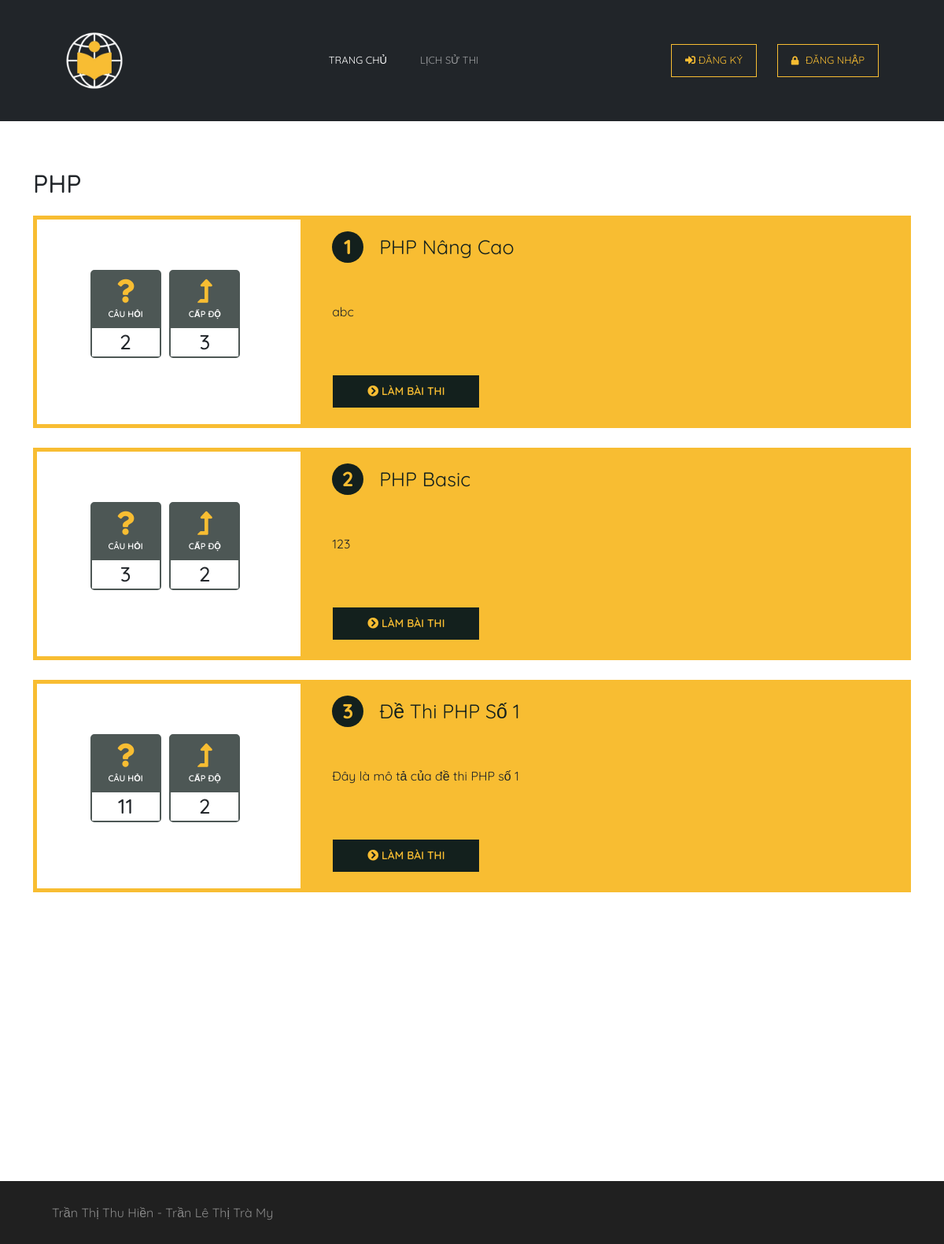
/?url=subject/execute/8, run on the app's committed database.
### tables this page shows
CREATE TABLE `theme` (
  `theme_id` smallint(10) NOT NULL,
  `name` varchar(255) NOT NULL,
  `description` text NOT NULL,
  `created_at` timestamp NOT NULL DEFAULT current_timestamp() ON UPDATE current_timestamp(),
  `user_id` smallint(10) NOT NULL
);

CREATE TABLE `subject` (
  `subject_id` smallint(10) NOT NULL,
  `name` varchar(255) NOT NULL,
  `description` text DEFAULT NULL,
  `level` int(10) DEFAULT NULL,
  `theme_id` smallint(10) DEFAULT NULL,
  `created_at` timestamp NOT NULL DEFAULT current_timestamp() ON UPDATE current_timestamp(),
  `pass` text DEFAULT NULL,
  `time` int(11) DEFAULT NULL,
  `user_id` smallint(10) NOT NULL
);

### mvc/core/Controller.php (called while the page is built, shortened)
<?php
class Controller
{
    public function view($view, $data=[])
    {
        require_once "./mvc/views/".$view.".php";
    }
}

### mvc/controllers/subject.php (called while the page is built, shortened)
<?php
class subject extends Controller
{
    function execute($id = null)
    {
        $page = isset($_GET['page']) ? $_GET['page']: 1;
        $sum = $this->getCount($id)['sum'] / self::LIMIT_PER_PAY;
        $start = ($page - 1) * self::LIMIT_PER_PAY;
        $data = $this->getData($id, $start);
        $theme = $this->getTheme($id);
        $this->view('index',
            [
                'page'          => 'subject',
                'title'         => $theme['name'],
                'id'            => $theme['theme_id'],
                'test'          => $data,
                'count_page'    => $sum,
                'current_page'  => $page
            ]
        );
    }
    public function getCount($id)
    {
        $model = $this->model('SubjectModel');
        return $model->getCount($id);
    }
    public function getTheme($id)
    {
        $model = $this->model('ThemeModel');
        return $model->getById($id);
    }
    public function getData($id, $start)
    {
        $model = $this->model('SubjectModel');
        return $model->getDataByThemeId($id, $start);
    }
}

### mvc/core/App.php (called while the page is built, shortened)
<?php
class App{
    protected $action = "execute";
    function __construct(){
        $arr = $this->UrlProcess();
        if(!is_null($arr)) {
            if( file_exists("./mvc/controllers/".$arr[0].".php") ){
                unset($arr[0]);
            }
        }
        $this->controller = new $this->controller;
        if(isset($arr[1])){
            if( method_exists( $this->controller , $arr[1]) ){
                $this->action = $arr[1];
            }
            unset($arr[1]);
        }
        $this->params = $arr?array_values($arr):[];
        call_user_func_array([$this->controller, $this->action], $this->params );
    }
    function UrlProcess(){
        if( isset($_GET["url"]) ){
            return explode("/", filter_var(trim($_GET["url"], "/")));
        }
    }
}
?>

### index.php (called while the page is built, shortened)
<?php
$myApp = new App();

### mvc/core/DB.php (called while the page is built, shortened)
<?php
class DB
{
    protected $servername = "multiple-choice.mysql.database.azure.com";
    protected $username = "it19tclcdt3";
    protected $password = "CNTTDT3@";
    public function __construct()
    {
        $this->con = mysqli_connect($this->servername, $this->username, $this->password);
    }
}

### mvc/models/ThemeModel.php (called while the page is built, shortened)
<?php
class ThemeModel extends DB
{
    public function getTableName()
    {
        return self::TABLE_NAME;
    }
    public function getById($id)
    {
        $sql = "SELECT * FROM {$this->getTableName()} WHERE theme_id = {$id}";
        $result = mysqli_query($this->con, $sql);
        return mysqli_fetch_assoc($result);
    }
}

### mvc/models/SubjectModel.php (called while the page is built, shortened)
<?php
class SubjectModel extends DB
{
    public function getDataByThemeId($id, $start)
    {
        $limit = self::LIMIT_PER_PAY;
        $sql = "SELECT subject.*, COUNT(qm.mapping_id) AS ques_num FROM {$this->getTableName()}
                LEFT JOIN question_mapping qm ON subject.subject_id = qm.subject_id
                WHERE theme_id = {$id}
                GROUP BY subject.subject_id ORDER BY subject.created_at DESC LIMIT {$start}, {$limit}";
        $data = [];
        $result = mysqli_query($this->con, $sql);
        while ($row = mysqli_fetch_assoc($result)) {
            $data[] = $row;
        }
        return $data;
    }
    public function getTableName()
    {
        return self::TABLE_NAME;
    }
}

### mvc/views/pages/subject.php (the view, shortened to what this page needs)
<div class="container">
    <div class="main">
        <h1><?= $data['title']; ?></h1>
    </div>
    <div class="row">
        <div class="col-md-12">
            <?php $count = 1; foreach ($data['test'] as $test): ?>
            <article class="article article-quizz">
                <div class="quizz-details">
                    <div class="info-cards">
                        <div class="info-card">
                            <div class="info-type"><i class="fa fa-question"></i> <span>CÂU HỎI</span></div>
                            <div class="info-value"><h4><?= $test['ques_num']; ?></h4></div>
                        </div>
                        <div class="info-card">
                            <div class="info-type"><i class="fas fa-level-up-alt"></i> <span>CẤP ĐỘ</span></div>
                            <div class="info-value"><h4> <?= $test['level']; ?></h4></div>
                        </div>
                    </div>
                </div>
                <div class="quizz-description">
                    <h2>
                        <a href="http://multiple-choice.local/test">
                            <span class="quizz-id"><?= $count; ?></span>
                            <?= $test['name']; ?>
                        </a>
                    </h2>
                    <p class="quiz-excerpt"><?= $test['description']; ?></p>
                    <div class="quizz-buttons">
                        <a href="?url=test/verify/<?= $test['subject_id']; ?>" class="btn btn-secondary"">
                        <i class="fa fa-chevron-circle-right"></i>
                        Làm bài thi
                        </a>
                    </div>
                </div>
            </article>
            <?php $count++; endforeach; ?>
        </div>
    </div>
</div>

### public/css/style.css (style rules this page uses)
body { font-family: 'Quicksand', sans-serif; margin: 0; padding: 0; height:100%; }
html { line-height: 1.15; -ms-text-size-adjust: 100%; -webkit-text-size-adjust: 100%; }
body { margin: 0; }
article, aside, footer, header, nav, section { display: block; }
h1 { font-size: 2em; margin: 0.67em 0; }
a { background-color: transparent; -webkit-text-decoration-skip: objects; }
html { height: 100%; }
* { box-sizing: border-box; }
.main { margin-top: 60px; text-transform: uppercase; }
.article-quizz { display: flex; flex-flow: row wrap; position: relative; margin-bottom: 1.5625rem; min-height: 16.875rem; background-color: #f8bd32; border: 5px solid #f8bd32; }
.article-quizz .quizz-details { width: 30.304%; flex: 0 0 auto; padding: 2.5rem 2.5rem 2.2rem; float: left; display: flex; align-items: center; }
.quizz-details { background-color: #fff; }
.article-quizz .quizz-details .info-cards, .article-quizz .quizz-details .quizz-ratings { width: 100%; max-width: 200px; }
.quizz-details .info-cards, .quizz-details .quizz-ratings { width: auto; display: inline-block; -webkit-transform: translateX(-50%); -moz-transform: translateX(-50%); -ms-transform: translateX(-50%); -o-transform: translateX(-50%); transform: translateX(-50%); position: relative; left: 50%; }
.quizz-details .info-cards { margin-bottom: 1.5625rem; }
.quizz-details .info-card { margin-right: .4rem; width: auto; min-width: 90px; display: inline-block; -webkit-border-radius: 5px; -khtml-border-radius: 5px; -moz-border-radius: 5px; -ms-border-radius: 5px; border-radius: 5px; background-color: #4d5755; border: 2px solid #4d5755; text-align: center; }
.quizz-details .info-card .info-type { padding: .625rem; color: #fff; }
.quizz-details .info-card .info-type { padding-bottom: .5rem; }
.quizz-details .info-card .info-type i { display: block; font-size: 1.875rem; color: #f8bd32; }
.quizz-details .info-card .info-type span { font-weight: 600; font-size: .6875rem; }
.quizz-details .info-card .info-value { background: #fff; }
.quizz-details .info-card .info-value h4 { font-size: 1.625rem; margin: 0; line-height: 2.25rem; }
.article-quizz .quizz-description { padding: 1.25rem 2.5rem; float: left; }
.article-quizz .quizz-description { width: 69.696%; display: flex; flex-flow: row wrap; position: relative; }
.article-quizz .quizz-description h2 { width: 100%; padding-left: 3.75rem; position: relative; }
.article-quizz .quizz-description p { margin-top: .3rem; line-height: 1.6; }
.article-quizz .quizz-description p { margin-bottom: 5rem; }
.quiz-excerpt { max-height: 5rem; overflow: hidden; }
.article-quizz .quizz-description .quizz-buttons { padding-top: 1.2rem; }
.article-quizz .quizz-description .quizz-buttons { position: absolute; width: calc(100% - 40px); bottom: 1.25rem; right: 0; }
.article-quizz .quizz-description .quizz-id { top: -5px; left: 0; margin: 0 auto 1.5625rem; height: 2.5rem; line-height: 2.5rem; width: 2.5rem; position: absolute; font-size: 1.625rem; display: inline-block; -webkit-border-radius: 100%; -khtml-border-radius: 100%; -moz-border-radius: 100%; -ms-border-radius: 100%; border-radius: 100%; font-weight: 700; background-color: #13201d; color: #f8bd32; text-align: center; vertical-align: middle; }
.article-quizz .quizz-description h2 a { font-size: 1.5625rem; font-weight: 400; vertical-align: super; color: #13201d; text-transform: capitalize; text-decoration: none; }
.btn.btn-secondary { background-color: #13201d; color: #f8bd32; border: 1px solid #f8bd32; text-transform: uppercase; font-size: 14px; padding: 10px 44px; font-weight: 600; border-radius: 0; transition: 1s; }

### data on the page
theme: name "PHP"
subject: ques_num "2", level "3", name "PHP Nâng Cao", description "abc"
subject: ques_num "3", level "2", name "PHP Basic", description "123"
subject: ques_num "11", level "2", name "Đề Thi PHP Số 1", description "Đây là mô tả của đề thi PHP số 1"
